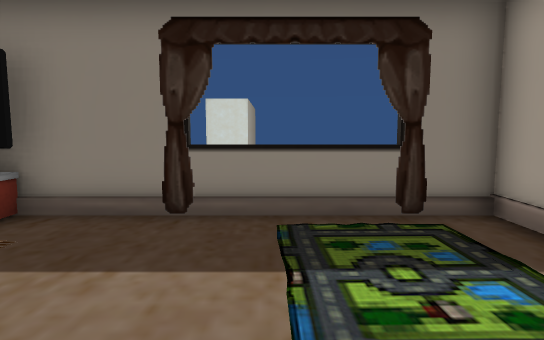
[1] (above)

12 first-person views from a walk through a Unity game level. The camera is 1.3 m above the floor, tilts 6° down and sees 75° across. The floor is counted in squares, 1 m on a side. Each view is taken from the middle of a square. On the plan, view 1 faces up. The plan holds only what a view shows up to about 15 squares ahead; the rest is blank. The place goes on beyond the plan. The player character is not drawn.

[2]
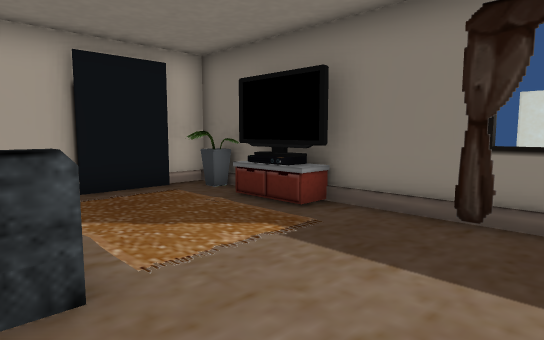

[3]
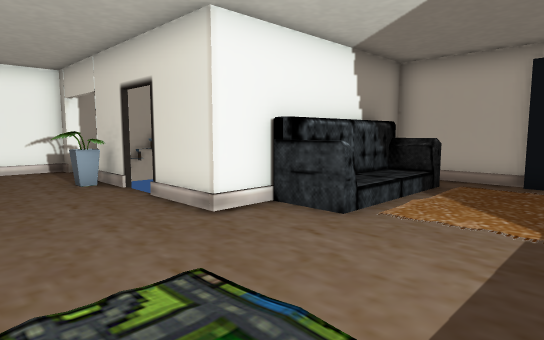

[4]
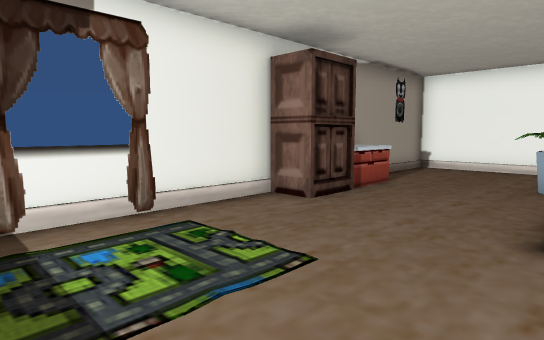

[5]
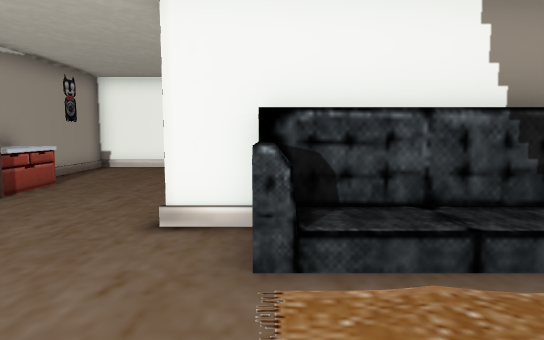

[6]
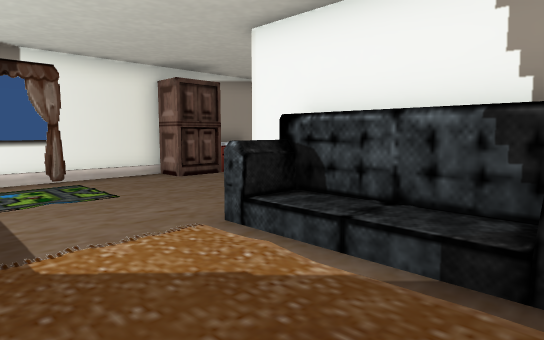

[7]
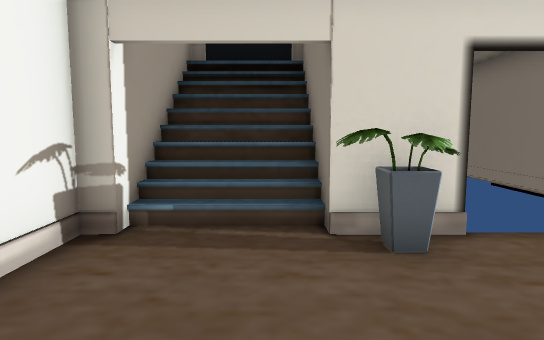

[8]
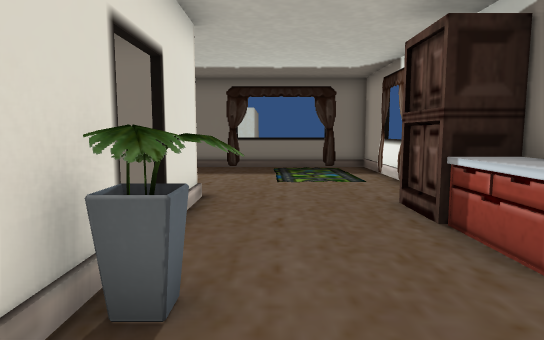

[9]
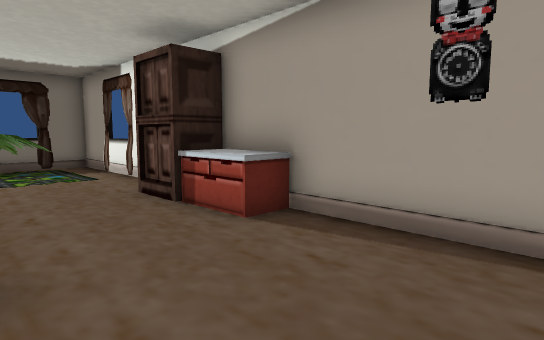

[10]
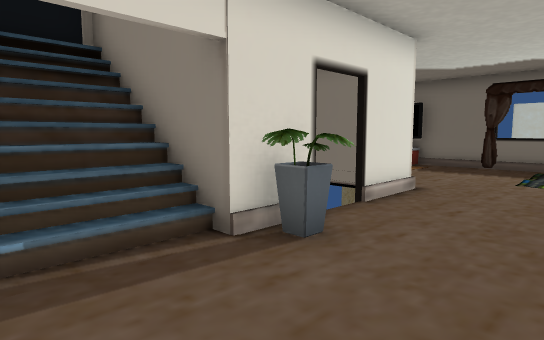

[11]
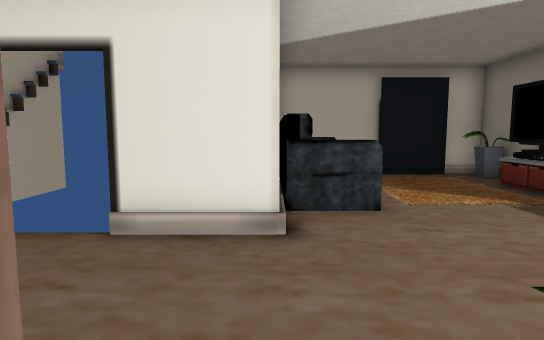

[12]
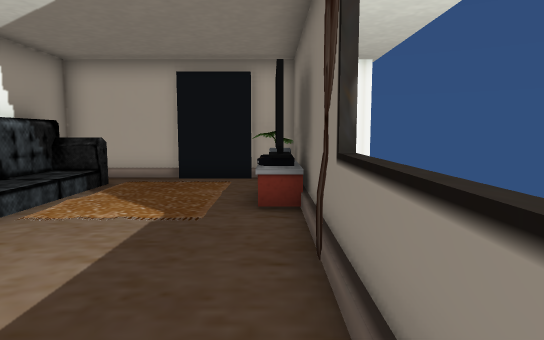

### Floor plan
Key: @ floor where view 1 was taken; # wall or solid block; . main floor; : floor 0.5 m higher than the main floor; / step, stairs or slope; = window, fence, low wall or low ledge; C curtain; T TV; P plant; L closet; A cabinet; O other object.
Columns run from 8 left of view 1 to 4 right of it. Each row starts with its distance up from view 1.
  8 #
  7 #
  6 ###O###CCC###
  5 #PTTT.......#
  4 #........ ..#
  3 #........  C#
  2 #........  C=
  1 ##////......#
  0 #=:::=..@...#
 -1 #######.....#
 -2       #....L#
 -3        ....L#
 -4        ....A#
 -5       #P...A#
 -6   #####P....#
 -7   #////.....#
 -8   #////.....#
 -9   #####.....#
-10       #######

Positions as (right, up) in squares from view 1, and headings:
1: (0, 0), facing up
2: (0, 0), facing up-left
3: (2, 4), facing down-left
4: (-2, 4), facing down-right
5: (-3, 4), facing down
6: (-7, 4), facing down-right
7: (3, -7), facing left
8: (0, -8), facing up
9: (-1, -9), facing up-right
10: (2, -9), facing up-left
11: (3, -1), facing left
12: (2, 5), facing left
